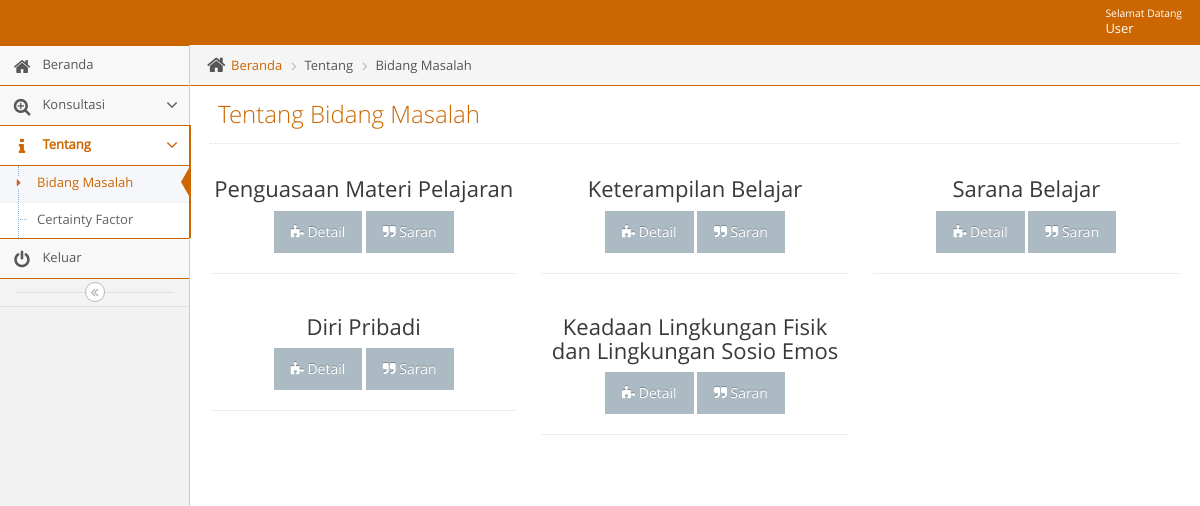
Before: /admin/adminmainapp.php?unit=p_bidang_masalah_unit&act=datagrid (signed in) with the older database file.
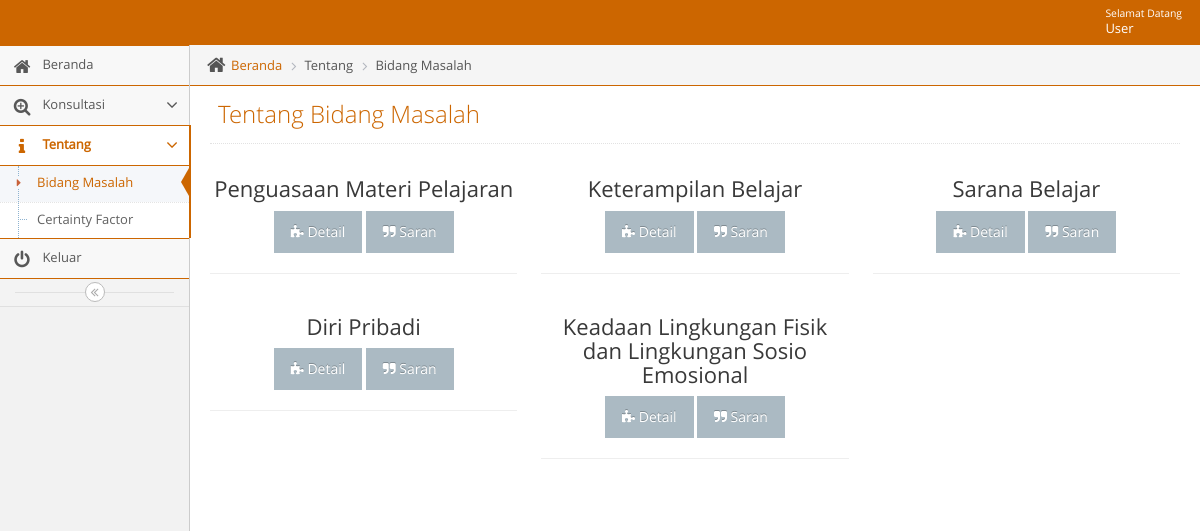
After: the same page with the newer database file.
### tables this page shows
CREATE TABLE `t_bidang_masalah` (
  `id_bidang_masalah` int(11) NOT NULL,
  `kode_bidang_masalah` varchar(5) NOT NULL,
  `nama_bidang_masalah` varchar(100) NOT NULL,
  `detail_bidang_masalah` varchar(500) NOT NULL,
  `layanan` varchar(1000) NOT NULL
);

### admin/unit/p_bidang_masalah_unit.php (the view, shortened to what this page needs)
<?php
include("../admin/leftbar.php");
?>
		<div class="main-content">
			<div class="main-content-inner">
				<div class="breadcrumbs ace-save-state" id="breadcrumbs">
						<ul class="breadcrumb">
							<li>
								<i class="ace-icon fa fa-home home-icon"></i>
								<a href="#">Beranda</a>
							</li>
              <li>Tentang</li>
							<li>Bidang Masalah</li>
						</ul>
					</div>
				<div class="page-content">
					<div class="page-header">
						<h1>Tentang Bidang Masalah</h1>
					</div>
					<div class="row">
  <?php
	$hasill =" SELECT * FROM t_bidang_masalah ";
  $hasil = mysqli_query($mysqli, $hasill);
  while ($r = mysqli_fetch_array($hasil)) {
      ?>
      <div class="col-lg-4 col-md-4 col-sm-4 col-xs-12" data-aos="fade-right">
        <div class="card text-center">
          <div class="card-block">
            <h4 class="card-title"><h3 class="bg-keterangan"><?php echo $r['nama_bidang_masalah']; ?></h3>
              <a class="btn bg-maroon btn-flat margin" href="#" data-toggle="modal" data-target="#modal<?php echo $r['kode_bidang_masalah']; ?>"><i class="fa fa-puzzle-piece" aria-hidden="true"></i> Detail</a>
              <a class="btn bg-olive btn-flat margin" href="#" data-toggle="modal" data-target="#modaltindakan<?php echo $r['kode_bidang_masalah']; ?>"><i class="fa fa-quote-right" aria-hidden="true"></i> Saran</a>
          </div>
        </div>
        <hr>
      </div>
  <?php } ?>
</div>
					</div>
				</div>
			</div>
		</div>
            <?php
            include("../admin/footer.php");
            ?>
	</body>
</html>

Changed rows visible on the page:
changed t_bidang_masalah: nama_bidang_masalah "Keadaan Lingkungan Fisik dan Lingkungan Sosio Emos" → "Keadaan Lingkungan Fisik dan Lingkungan Sosio Emosional"
